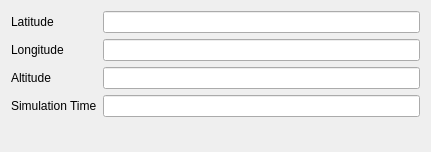
<?xml version="1.0" encoding="UTF-8"?>
<ui version="4.0">
 <class>WaypointWidget</class>
 <widget class="QWidget" name="WaypointWidget">
  <property name="geometry">
   <rect>
    <x>0</x>
    <y>0</y>
    <width>431</width>
    <height>152</height>
   </rect>
  </property>
  <property name="windowTitle">
   <string>Form</string>
  </property>
  <layout class="QFormLayout" name="formLayout">
   <item row="0" column="0">
    <widget class="QLabel" name="label_9">
     <property name="text">
      <string>Latitude</string>
     </property>
    </widget>
   </item>
   <item row="0" column="1">
    <widget class="QLineEdit" name="latitudeLineEdit">
     <property name="minimumSize">
      <size>
       <width>300</width>
       <height>0</height>
      </size>
     </property>
     <property name="readOnly">
      <bool>true</bool>
     </property>
    </widget>
   </item>
   <item row="1" column="0">
    <widget class="QLabel" name="label_10">
     <property name="text">
      <string>Longitude</string>
     </property>
    </widget>
   </item>
   <item row="1" column="1">
    <widget class="QLineEdit" name="longitudeLineEdit">
     <property name="minimumSize">
      <size>
       <width>300</width>
       <height>0</height>
      </size>
     </property>
     <property name="readOnly">
      <bool>true</bool>
     </property>
    </widget>
   </item>
   <item row="2" column="0">
    <widget class="QLabel" name="label_11">
     <property name="text">
      <string>Altitude</string>
     </property>
    </widget>
   </item>
   <item row="2" column="1">
    <widget class="QLineEdit" name="altitudeLineEdit">
     <property name="minimumSize">
      <size>
       <width>300</width>
       <height>0</height>
      </size>
     </property>
     <property name="readOnly">
      <bool>true</bool>
     </property>
    </widget>
   </item>
   <item row="3" column="0">
    <widget class="QLabel" name="label">
     <property name="text">
      <string>Simulation Time</string>
     </property>
    </widget>
   </item>
   <item row="3" column="1">
    <widget class="QLineEdit" name="localSimulationTimeLineEdit">
     <property name="minimumSize">
      <size>
       <width>300</width>
       <height>0</height>
      </size>
     </property>
     <property name="readOnly">
      <bool>true</bool>
     </property>
    </widget>
   </item>
  </layout>
 </widget>
 <resources/>
 <connections/>
</ui>
